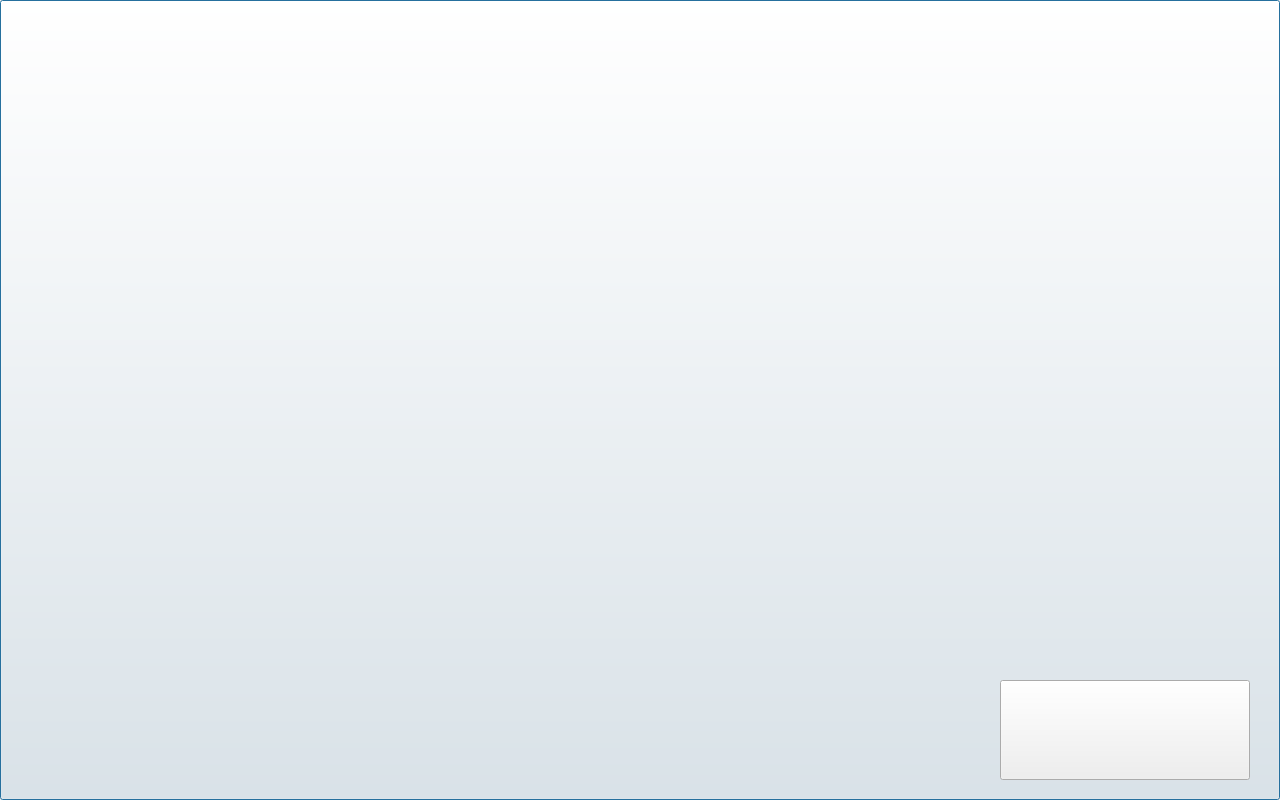
<?xml version="1.0" encoding="UTF-8"?>
<ui version="4.0">
 <class>revolveMode</class>
 <widget class="QDialog" name="revolveMode">
  <property name="geometry">
   <rect>
    <x>0</x>
    <y>0</y>
    <width>1280</width>
    <height>800</height>
   </rect>
  </property>
  <property name="cursor">
   <cursorShape>BlankCursor</cursorShape>
  </property>
  <property name="windowTitle">
   <string>Dialog</string>
  </property>
  <property name="styleSheet">
   <string notr="true"/>
  </property>
  <widget class="QLabel" name="revolve_label">
   <property name="geometry">
    <rect>
     <x>0</x>
     <y>0</y>
     <width>1280</width>
     <height>800</height>
    </rect>
   </property>
   <property name="maximumSize">
    <size>
     <width>1280</width>
     <height>800</height>
    </size>
   </property>
   <property name="cursor">
    <cursorShape>BlankCursor</cursorShape>
   </property>
   <property name="text">
    <string/>
   </property>
  </widget>
  <widget class="QPushButton" name="return_button">
   <property name="geometry">
    <rect>
     <x>0</x>
     <y>0</y>
     <width>1280</width>
     <height>800</height>
    </rect>
   </property>
   <property name="cursor">
    <cursorShape>BlankCursor</cursorShape>
   </property>
   <property name="styleSheet">
    <string notr="true">border-image: url(:/pic/zero.png);</string>
   </property>
   <property name="text">
    <string/>
   </property>
  </widget>
  <widget class="QPushButton" name="log_in_out_button">
   <property name="geometry">
    <rect>
     <x>1000</x>
     <y>680</y>
     <width>250</width>
     <height>100</height>
    </rect>
   </property>
   <property name="font">
    <font>
     <pointsize>20</pointsize>
    </font>
   </property>
   <property name="cursor">
    <cursorShape>BlankCursor</cursorShape>
   </property>
   <property name="text">
    <string/>
   </property>
  </widget>
 </widget>
 <resources/>
 <connections/>
</ui>
